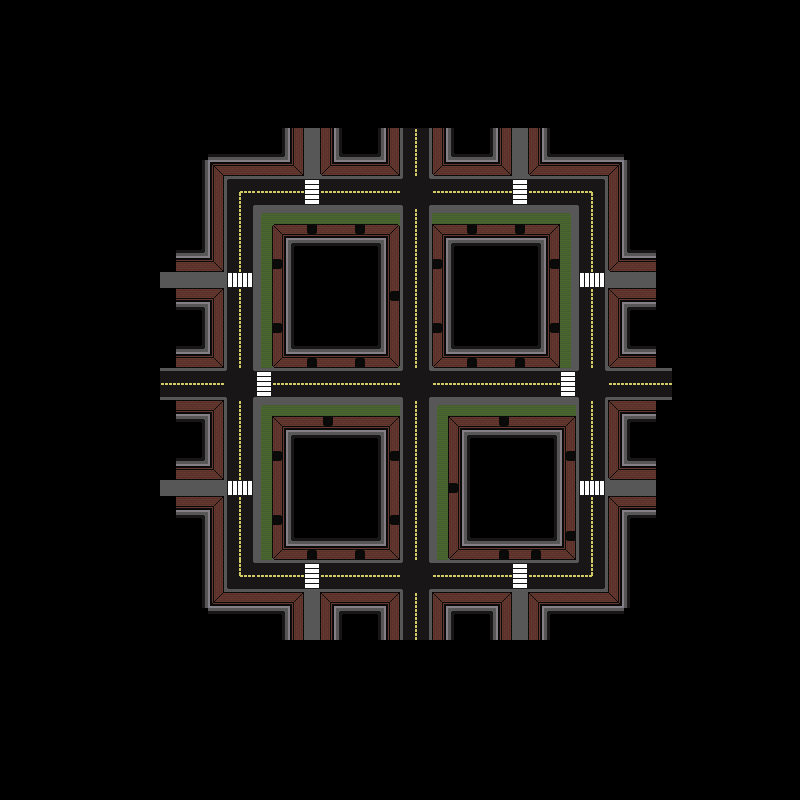

Tiled map render using the project's own tile images. Description and the map definition, with tile-layer contents summarised, below:
An orthogonal 50x50 tile map with 16x16 px tiles, 3 tile layers (floor, graphic, doors), 1 hidden layer not drawn, 2 tilesets and 2 objects (bounds, player).

<map version="1.10" tiledversion="1.10.2" orientation="orthogonal" renderorder="right-down" width="50" height="50" tilewidth="16" tileheight="16" infinite="0" backgroundcolor="#000000" nextlayerid="6" nextobjectid="3">
 <tileset firstgid="1" source="tile_map.tsx" />
 <tileset firstgid="190" source="mechtiles16.tsx" />
 <layer id="3" name="floor" width="50" height="50">
  <data>[2500 cells, 420 non-empty, 37 distinct tile ids]</data>
 </layer>
 <layer id="4" name="graphic" width="50" height="50">
  <data>[2500 cells, 436 non-empty, 20 distinct tile ids]</data>
 </layer>
 <layer id="2" name="doors" width="50" height="50">
  <data>[2500 cells, 28 non-empty, 4 distinct tile ids]</data>
 </layer>
 <layer id="1" name="mech" width="50" height="50" visible="0">
  <data>[2500 cells, 1140 non-empty, 10 distinct tile ids]</data>
 </layer>
 <objectgroup id="5" name="spawns">
  <object id="1" name="bounds" x="176" y="128" width="480" height="512" />
  <object id="2" name="player" x="432" y="400" width="16" height="16" />
 </objectgroup>
</map>